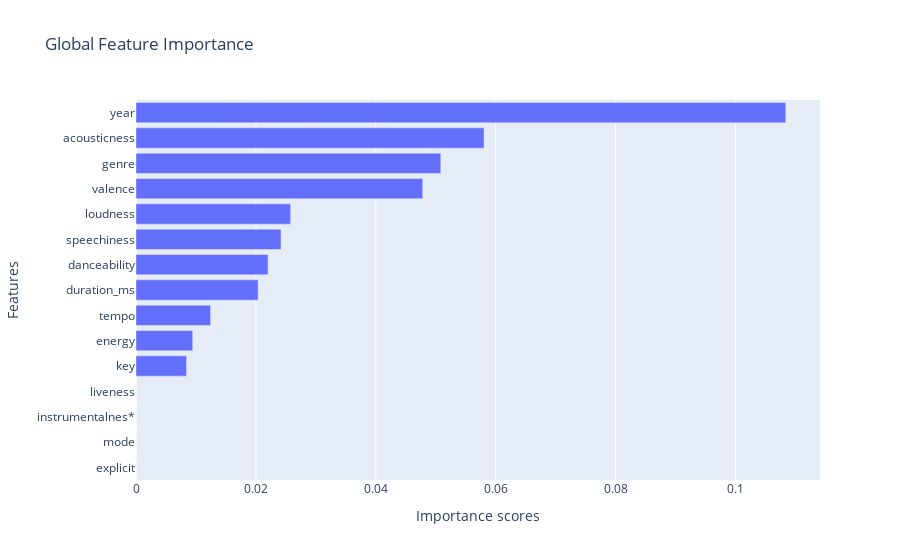

Here is the notebook cell this chart was saved with:
### Code cell
explainer.explain()['mutual'].ipython_plot()

### Figure 1 — Plotly figure (JSON) as saved in the notebook; plotly's stock layout.template omitted (floating-point values rounded to 4 significant figures)
{"data": [{"alignmentgroup": "True", "hovertemplate": "Importance scores=%{x}<br>Features=%{y}<extra></extra>", "legendgroup": "", "marker": {"color": "#636efa", "pattern": {"shape": ""}}, "name": "", "offsetgroup": "", "orientation": "h", "showlegend": false, "textposition": "auto", "type": "bar", "x": [0, 0, 0, 0, 0.008439, 0.009467, 0.01244, 0.02037, 0.02203, 0.02419, 0.0258, 0.04782, 0.05084, 0.05806, 0.1084], "xaxis": "x", "y": ["explicit", "mode", "instrumentalnes*", "liveness", "key", "energy", "tempo", "duration_ms", "danceability", "speechiness", "loudness", "valence", "genre", "acousticness", "year"], "yaxis": "y"}], "layout": {"barmode": "relative", "legend": {"tracegroupgap": 0}, "title": {"text": "Global Feature Importance"}, "xaxis": {"anchor": "y", "domain": [0, 1], "title": {"text": "Importance scores"}}, "yaxis": {"anchor": "x", "domain": [0, 1], "title": {"text": "Features"}}}}
